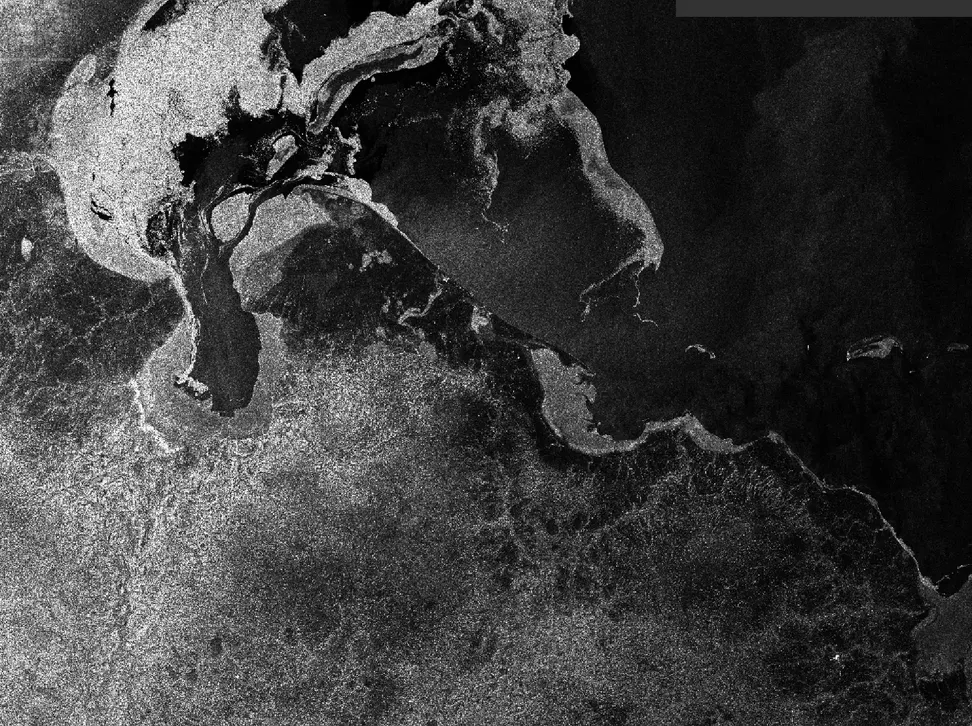
#> input picture thesis/sar_varandey/scene_may2025_preview.webp, 972 x 726 px, shrunk from 1500 x 1121 before the run
$ python analyze_varandey.py
#> lines starting #> are read from the running program, lines starting #| are printed output that depends on the picture; after the words box and inside, x2 and y2 are one past the last pixel; in counts of white or black regions, pixels touching at a corner belong together
import numpy as np
from PIL import Image
import matplotlib
matplotlib.use('Agg')
import matplotlib.pyplot as plt
import matplotlib.gridspec as gridspec
from matplotlib.patches import FancyArrowPatch
from scipy import ndimage as ndi
from scipy.ndimage import gaussian_filter, binary_opening, binary_closing, uniform_filter

plt.rcParams['font.family'] = 'DejaVu Sans'

def load(path):
    return np.asarray(Image.open(path).convert('L'), float)

def texture(a, win=9):
    m = uniform_filter(a.astype(float), win)
    m2 = uniform_filter((a*a).astype(float), win)
    return np.sqrt(np.clip(m2 - m*m, 0, None))

def detect(a, land_pct=82, k=1.3, smooth_pct=45, min_frac=0.0015):
    sm = gaussian_filter(a, 1.5)
    tex = texture(sm, 11)
    smooth = tex < np.percentile(tex, smooth_pct)
    bright = sm > np.percentile(sm, land_pct)
    flat = smooth & ~bright
    flat = binary_closing(binary_opening(flat, iterations=2), iterations=3)
    fv = sm[flat]
    if fv.size == 0:
        return np.zeros_like(flat, bool), 0, 0, 0
    mu, sigma = fv.mean(), fv.std()
    T = max(mu - k*sigma, np.percentile(fv, 8))
    cand = flat & (sm < T)
    cand = binary_opening(cand, iterations=2)
    cand = binary_closing(cand, iterations=3)
    lbl, n = ndi.label(cand)
    sizes = ndi.sum(np.ones_like(lbl), lbl, range(1, n+1))
    keep = np.zeros_like(cand)
    for i, s in enumerate(sizes, 1):
        if s > a.size * min_frac:
            keep |= (lbl == i)
    return keep, mu, sigma, T

# ── Load ──────────────────────────────────────────────────────────────────────
# Varandey geography (LUKOIL offshore terminal, Pechora Sea):
#   LEFT  = tundra (Malozemelskaya Tundra — LAND, bright in SAR)
#   RIGHT = Pechora Sea (water / sea ice, dark in SAR)
#   Coastline runs through the centre of each image
#   Small barrier islands (Varandey I., Pesyakov I.) may appear as thin bright strips offshore
#   May 2025:  spring ice breakup — open water + drifting ice floes on the right
#   April 2025: late winter — smooth first-year sea ice on the right = oil look-alike

a1 = load('scene_may2025_preview.webp')   # end May 2025 — spring breakup
a2 = load('scene_apr2025_preview.webp')   # mid-April 2025 — late winter
#> call 2 of load, with path = 'scene_apr2025_preview.webp'
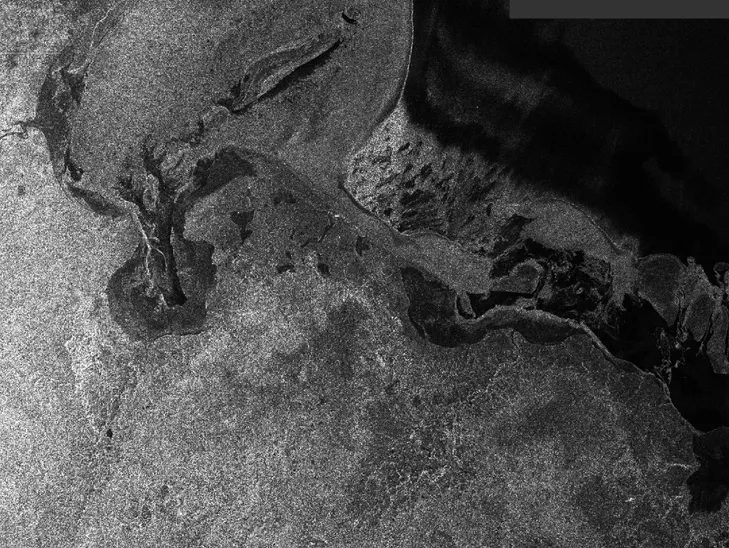
#> input picture thesis/sar_varandey/scene_apr2025_preview.webp, 729 x 548 px, shrunk from 1125 x 846 before the run
H1, W1 = a1.shape
H2, W2 = a2.shape

cand1, mu1, sig1, T1 = detect(a1, land_pct=82, k=1.3, smooth_pct=45)
#> in detect, `smooth = tex < np.percentile(tex, smooth_pct)`:
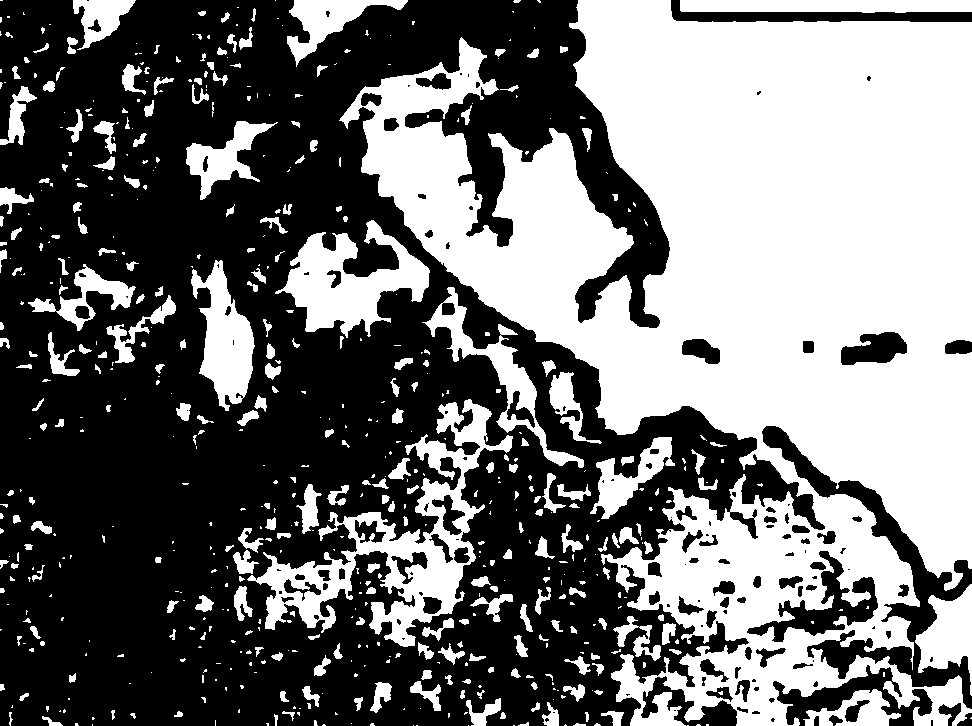
#> smooth: shape (726, 972) bool; 45% white; 615 white regions (361 under 20 px), largest, box (x1, y1, x2, y2) and area: (339, 0, 972, 726) 238242, (247, 399, 513, 647) 15721, (275, 220, 430, 338) 8223
#> in detect, `mu, sigma = fv.mean(), fv.std()`: mu = 26.42; sigma = 18.94
#> in detect, `T = max(mu - k*sigma, np.percentile(fv, 8))`: T = 7.22
#> in detect, `lbl, n = ndi.label(cand)`: n = 46
#> in detect, `sizes = ndi.sum(np.ones_like(lbl), lbl, range(1, n+1))`: sizes = 46 values, max 11840 at index 3, min 13 at index 4, mean 498.7
#> the loop in detect, `for i, s in enumerate(sizes, 1):` made 46 passes
#> s on passes 1 to 8: 49, 273, 18, 11840, 13, 99, 35, 513
#> after the loop in detect, `for i, s in enumerate(sizes, 1):`:
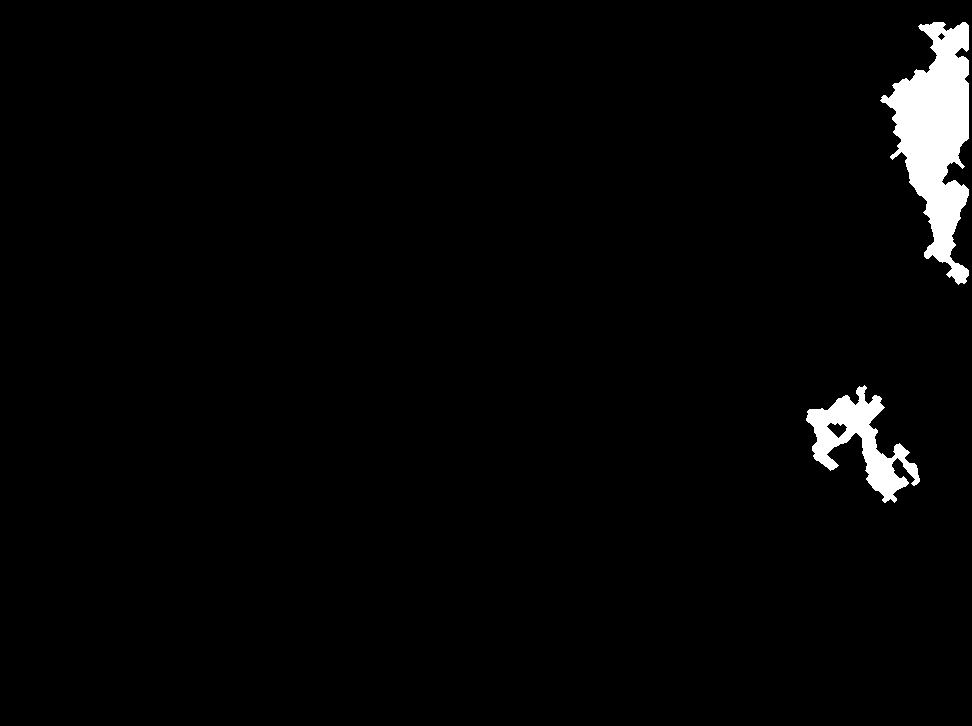
#> keep: shape (726, 972) bool; 2.4% white; 2 white regions, box (x1, y1, x2, y2) and area: (880, 22, 969, 285) 11840, (806, 385, 920, 503) 4796
#> mu1 = 26.42; sig1 = 18.94; T1 = 7.22
cand2, mu2, sig2, T2 = detect(a2, land_pct=80, k=1.3, smooth_pct=42)
#> call 2 of detect, with land_pct = 80, k = 1.3, smooth_pct = 42, min_frac = 0.0015
#> in detect (call 2), `flat = binary_closing(binary_opening(flat, iterations=2), iterations=3)`:
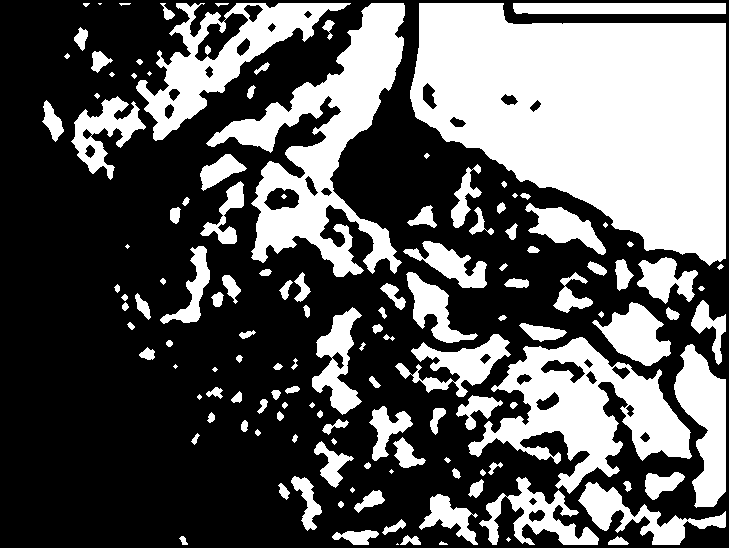
#> flat: shape (548, 729) bool; 37% white; 137 white regions (15 under 20 px), largest, box (x1, y1, x2, y2) and area: (410, 3, 726, 266) 55678, (206, 3, 405, 277) 18395, (468, 337, 692, 494) 14483
#> in detect (call 2), `mu, sigma = fv.mean(), fv.std()`: mu = 43.19; sigma = 33.05
#> in detect (call 2), `T = max(mu - k*sigma, np.percentile(fv, 8))`: T = 5.49
#> in detect (call 2), `lbl, n = ndi.label(cand)`:
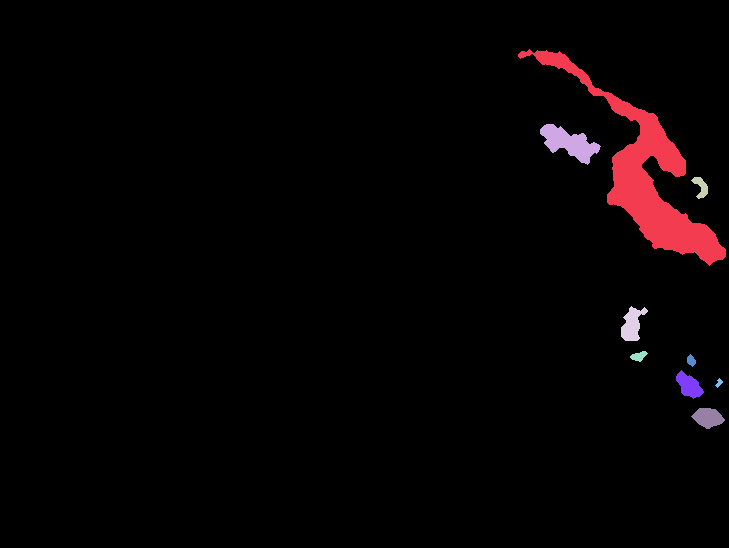
#> lbl: shape (548, 729) int32; 10 distinct labels, from 0 to 9; one colour per label, 0 black
#> in detect (call 2), `lbl, n = ndi.label(cand)`: n = 9
#> in detect (call 2), `sizes = ndi.sum(np.ones_like(lbl), lbl, range(1, n+1))`: sizes = [8587, 1201, 188, 539, 115, 76, 451, 38, 469]
#> the loop in detect (call 2), `for i, s in enumerate(sizes, 1):` made 9 passes
#> s on passes 1 to 8: 8587, 1201, 188, 539, 115, 76, 451, 38
#> mu2 = 43.19; sig2 = 33.05; T2 = 5.49
df1, df2 = cand1.mean()*100, cand2.mean()*100
#> df1 = 2.36; df2 = 2.45
print(f"May2025  μ={mu1:.1f} σ={sig1:.1f} T={T1:.1f}  cand={df1:.1f}%")
#| May2025  μ=26.4 σ=18.9 T=7.2  cand=2.4%
print(f"Apr2025  μ={mu2:.1f} σ={sig2:.1f} T={T2:.1f}  cand={df2:.1f}%")
#| Apr2025  μ=43.2 σ=33.1 T=5.5  cand=2.5%

BG = '#0b0e14'
fig = plt.figure(figsize=(20, 13), facecolor=BG)
gs  = gridspec.GridSpec(2, 2, figure=fig,
                        left=0.01, right=0.74, top=0.93, bottom=0.06,
                        wspace=0.04, hspace=0.10)
ax = [[fig.add_subplot(gs[r, c]) for c in range(2)] for r in range(2)]
for row in ax:
    for a_ in row:
        a_.set_facecolor(BG); a_.set_xticks([]); a_.set_yticks([])
        for s in a_.spines.values(): s.set_color('#3a4252')

ax_info = fig.add_axes([0.755, 0.06, 0.235, 0.87], facecolor='#12161f')
ax_info.set_xticks([]); ax_info.set_yticks([])
for s in ax_info.spines.values(): s.set_color('#3a4252')

def arrow(axx, W, H, fx, fy, tx, ty, txt, col):
    """Arrow: tip at (fx*W, fy*H), text label at (tx*W, ty*H)."""
    axx.add_patch(FancyArrowPatch(
        (tx*W, ty*H), (fx*W, fy*H),
        arrowstyle='-|>', mutation_scale=13, color=col, lw=1.6,
        shrinkA=0, shrinkB=2))
    axx.text(tx*W, ty*H, txt, color='w', fontsize=8.5, fontweight='bold',
             ha='center', va='center',
             bbox=dict(boxstyle='round,pad=0.3', fc=col, ec='none', alpha=0.92))

# ═══════════════════════════════════════════════════════════════════════════════
# Panel A — May 2025 (spring breakup), ORIGINAL
# Left bright = Малоземельская тундра (суша)
# Right dark  = Печорское море (открытая вода + дрейфующий лёд)
# ═══════════════════════════════════════════════════════════════════════════════
ax[0][0].imshow(a1, cmap='gray', vmin=0, vmax=255, aspect='equal')
ax[0][0].set_title('А) Конец мая 2025 — весенний ледоход (Печорское море)',
                   color='w', fontsize=11, pad=6)

# 1. Тундра / суша (LEFT bright)
arrow(ax[0][0], W1, H1, 0.10, 0.42, 0.04, 0.25,
      'Малоземельская\nтундра (суша)', '#a16207')
# 2. Береговая линия (центр — переход суша→море)
arrow(ax[0][0], W1, H1, 0.30, 0.52, 0.18, 0.70,
      'Береговая линия', '#94a3b8')
# 3. Печорское море — открытая вода (RIGHT very dark)
arrow(ax[0][0], W1, H1, 0.72, 0.18, 0.85, 0.06,
      'Печорское море\n(открытая вода)', '#2563eb')
# 4. Кромка льда / ледоход (центральный переход)
arrow(ax[0][0], W1, H1, 0.44, 0.32, 0.57, 0.15,
      'Кромка льда\n(ледоход)', '#06b6d4')
# 5. Дрейфующие льдины (centre-right medium brightness patches)
arrow(ax[0][0], W1, H1, 0.52, 0.58, 0.65, 0.78,
      'Дрейфующий лёд\n(битые льдины)', '#7dd3fc')
# 6. Ветровая тень / гладкое море (right dark area — dark because calm)
arrow(ax[0][0], W1, H1, 0.82, 0.52, 0.92, 0.68,
      'Гладкая поверхность\nморя (ветровая\nтень / штиль)', '#dc2626')

# ═══════════════════════════════════════════════════════════════════════════════
# Panel B — April 2025 (late winter), ORIGINAL
# Left bright = тундра с снежным покровом (СУША — НЕ лёд!)
# Right very dark = Печорское море под гладким FYI льдом = LOOK-ALIKE
# ═══════════════════════════════════════════════════════════════════════════════
ax[0][1].imshow(a2, cmap='gray', vmin=0, vmax=255, aspect='equal')
ax[0][1].set_title('Б) Середина апреля 2025 — поздняя зима (Печорское море)',
                   color='w', fontsize=11, pad=6)

# 1. Тундра (LEFT bright) — это СУША, а не лёд!
arrow(ax[0][1], W2, H2, 0.12, 0.35, 0.04, 0.18,
      'Малоземельская\nтундра (суша,\nснежный покров)', '#a16207')
# 2. Береговая линия (center transition)
arrow(ax[0][1], W2, H2, 0.37, 0.50, 0.22, 0.68,
      'Береговая линия', '#94a3b8')
# 3. Припайный лёд (fast ice) — прибрежный лёд прямо у берега в тёмной зоне
arrow(ax[0][1], W2, H2, 0.50, 0.38, 0.62, 0.20,
      'Припайный лёд\n(fast ice,\nу берега)', '#7dd3fc')
# 4. Гладкий первогодний лёд = LOOK-ALIKE (right dark area)
arrow(ax[0][1], W2, H2, 0.72, 0.28, 0.87, 0.12,
      'Гладкий морской\nлёд (FYI)\n← look-alike нефти', '#dc2626')
# 5. Разводье в припае / открытая вода (особо тёмный участок у берега)
arrow(ax[0][1], W2, H2, 0.60, 0.52, 0.78, 0.65,
      'Разводье в припае\n(открытая вода)', '#0ea5e9')
# 6. Тундровые реки / малые потоки в снегу (left area features)
arrow(ax[0][1], W2, H2, 0.22, 0.68, 0.08, 0.85,
      'Тундровые\nречки (суша)', '#78716c')

# ═══════════════════════════════════════════════════════════════════════════════
# Panel C — May detection (blue)
# ═══════════════════════════════════════════════════════════════════════════════
ax[1][0].imshow(a1, cmap='gray', vmin=0, vmax=255, aspect='equal')
ov1 = np.zeros((H1, W1, 4))
ov1[...,0]=0.10; ov1[...,1]=0.75; ov1[...,2]=1.0; ov1[...,3]=cand1*0.40
ax[1][0].imshow(ov1, aspect='equal')
ax[1][0].set_title(f'В) Детекция тёмных зон — май 2025  ({df1:.1f}% кадра)',
                   color='w', fontsize=11, pad=6)
ax[1][0].text(W1*0.02, H1*0.97,
    f'Море/лёд: μ={mu1:.0f}  σ={sig1:.0f}  T=μ−1.3σ={T1:.0f}',
    color='#9aa4b2', fontsize=8, va='bottom')

# ═══════════════════════════════════════════════════════════════════════════════
# Panel D — April detection (orange)
# ═══════════════════════════════════════════════════════════════════════════════
ax[1][1].imshow(a2, cmap='gray', vmin=0, vmax=255, aspect='equal')
ov2 = np.zeros((H2, W2, 4))
ov2[...,0]=1.0; ov2[...,1]=0.45; ov2[...,2]=0.05; ov2[...,3]=cand2*0.44
#> after `ov2[..., 3] = cand2 * 0.44`:
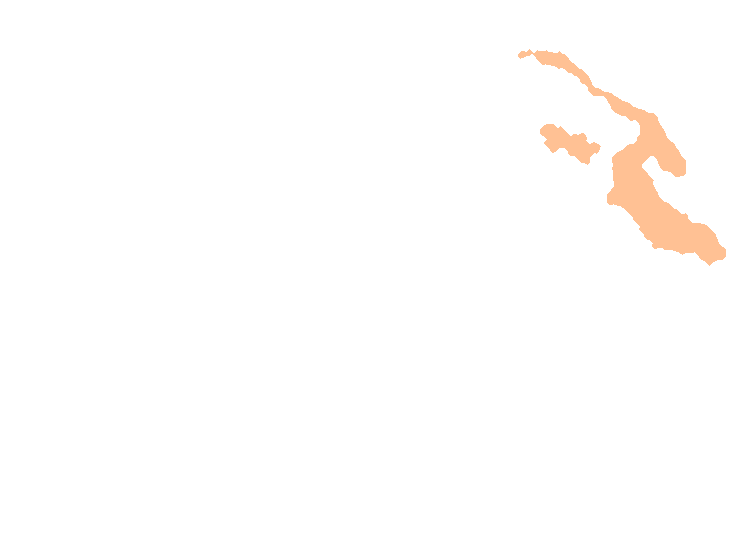
#> ov2: shape (548, 729, 4) float64; mean of channels 0, 1, 2, 3 1, 0.45, 0.05, 0.0108; transparent parts drawn white
ax[1][1].imshow(ov2, aspect='equal')
ax[1][1].set_title(f'Г) Детекция тёмных зон — апрель 2025  ({df2:.1f}% кадра)',
                   color='w', fontsize=11, pad=6)
ax[1][1].text(W2*0.02, H2*0.97,
    f'Морской лёд: μ={mu2:.0f}  σ={sig2:.0f}  T=μ−1.3σ={T2:.0f}',
    color='#9aa4b2', fontsize=8, va='bottom')

# ═══════════════════════════════════════════════════════════════════════════════
# Right info panel
# ═══════════════════════════════════════════════════════════════════════════════
y = 0.975
def info(text, color='#e2e8f0', fs=9.5, dy=0.038, bold=False):
    global y
    ax_info.text(0.06, y, text, color=color, fontsize=fs,
                 fontweight='bold' if bold else 'normal',
                 transform=ax_info.transAxes, va='top', clip_on=False)
    y -= dy

info('ВАРАНДЕЙ', '#f8fafc', fs=13, dy=0.043, bold=True)
info('Нефтеналивной терминал ЛУКОЙЛ', '#94a3b8', fs=8.5, dy=0.030)
info('68.8°N, 58.1°E · Печорское море', '#94a3b8', fs=8.5, dy=0.030)
info('Ненецкий АО · терминал ~21 км', '#94a3b8', fs=8.5, dy=0.040)
info('─'*28, '#3a4252', fs=8, dy=0.028)

info('Ориентация снимка', '#cbd5e1', fs=9, dy=0.024, bold=True)
info('← Запад/юг: тундра (суша)', '#a16207', fs=8.5, dy=0.022)
info('→ Восток/север: Печорское море', '#2563eb', fs=8.5, dy=0.036)

info('─'*28, '#3a4252', fs=8, dy=0.028)
info('Sentinel-1 IW GRD VV', '#cbd5e1', fs=9, dy=0.026, bold=True)
info('Конец мая 2025  (A, В)', '#7dd3fc', fs=8.5, dy=0.023)
info('Ледоход: открытая вода +', '#9aa4b2', fs=8, dy=0.019)
info('дрейфующие льдины', '#9aa4b2', fs=8, dy=0.030)
info('Середина апреля 2025  (Б, Г)', '#fca5a5', fs=8.5, dy=0.023)
info('Поздняя зима: гладкий FYI +', '#9aa4b2', fs=8, dy=0.019)
info('припай + разводья', '#9aa4b2', fs=8, dy=0.034)

info('─'*28, '#3a4252', fs=8, dy=0.028)
info('СТАТИСТИКА', '#f8fafc', fs=9.5, dy=0.030, bold=True)
for label, mu, sig, T, df, clr in [
    ('Май 2025',  mu1, sig1, T1, df1, '#7dd3fc'),
    ('Апрель 2025', mu2, sig2, T2, df2, '#fca5a5')]:
    info(f'{label}', clr, fs=9, dy=0.022, bold=True)
    info(f'  μ={mu:.0f}  σ={sig:.0f}  T=μ−1.3σ={T:.0f}', '#9aa4b2', fs=8, dy=0.020)
    info(f'  Тёмных зон: {df:.1f}% кадра', '#cbd5e1', fs=8.5, dy=0.032)
#> this loop made 2 passes
#> (label, mu, sig, T, df, clr) on passes 1 to 2: ('Май 2025', 26.42, 18.94, 7.22, 2.36, '#7dd3fc'), ('Апрель 2025', 43.19, 33.05, 5.49, 2.45, '#fca5a5')

info('─'*28, '#3a4252', fs=8, dy=0.028)
info('LOOK-ALIKE ЭФФЕКТ', '#f8fafc', fs=9.5, dy=0.030, bold=True)
info('Апрель: гладкий FYI лёд (тёмный)', '#f97316', fs=8.5, dy=0.019)
info('= σ⁰ близкий к нефтяному слику.', '#f97316', fs=8.5, dy=0.022)
info('Май: ветровая тень на море.', '#f97316', fs=8.5, dy=0.028)
info('PD = σ⁰_VV − σ⁰_VH:', '#e2e8f0', fs=8.5, dy=0.021)
info('  Нефть:   6–10 дБ', '#ef4444', fs=8.5, dy=0.019)
info('  FYI лёд: 2–4 дБ ✓', '#22d3ee', fs=8.5, dy=0.019)
info('  Ветр. тень: 2–5 дБ', '#94a3b8', fs=8.5, dy=0.030)

info('─'*28, '#3a4252', fs=8, dy=0.028)
info('ВЫВОД', '#f8fafc', fs=9.5, dy=0.026, bold=True)
info('Разливов в 2022–2025 гг.', '#4ade80', fs=8.5, dy=0.019)
info('не зафиксировано. Все тёмные', '#4ade80', fs=8.5, dy=0.019)
info('зоны = лёд / ветровой эффект.', '#4ade80', fs=8.5, dy=0.019)
info('Контрольный полигон для H₀.', '#4ade80', fs=8.5, dy=0.024)
info('─'*28, '#3a4252', fs=8, dy=0.026)
info('Метод: текстурная маска +', '#9aa4b2', fs=8, dy=0.019)
info('адапт. порог T=μ−k·σ (k=1.3)', '#9aa4b2', fs=8, dy=0.019)
info('8-бит превью (качественно)', '#6b7280', fs=7.5, dy=0.020)

fig.suptitle(
    'Варандей (Печорское море) — Sentinel-1 IW GRD VV: ледовые и ветровые двойники нефтяных разливов',
    color='w', fontsize=14, fontweight='bold', y=0.975)
fig.text(0.375, 0.028,
    'Примечание: 8-бит превью. Слева = Малоземельская тундра (суша). '
    'Справа = Печорское море. Синий = тёмные зоны мая (открытая вода + ветровые тени). '
    'Оранжевый = апрель (гладкий FYI лёд). Оба — ложные цели. Разделение: PD из .SAFE (SNAP).',
    color='#6b7280', fontsize=7.5, ha='center', style='italic')

plt.savefig('varandey_may_apr_lookalikes.png', dpi=160, facecolor=BG)
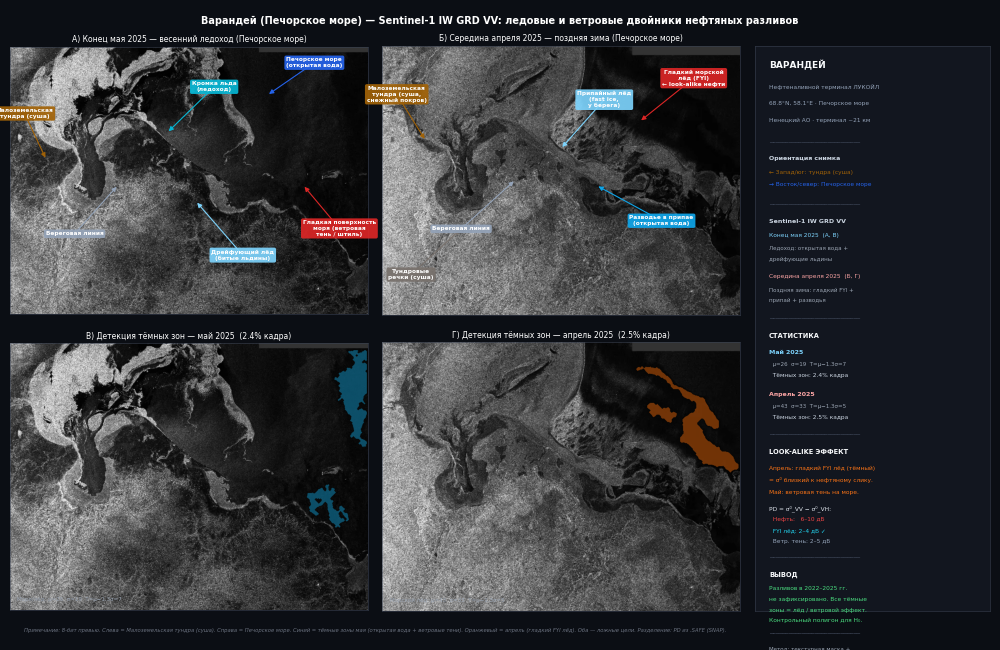
#> figure drawn by matplotlib, 4 panels
plt.close()
print("DONE → varandey_may_apr_lookalikes.png")
